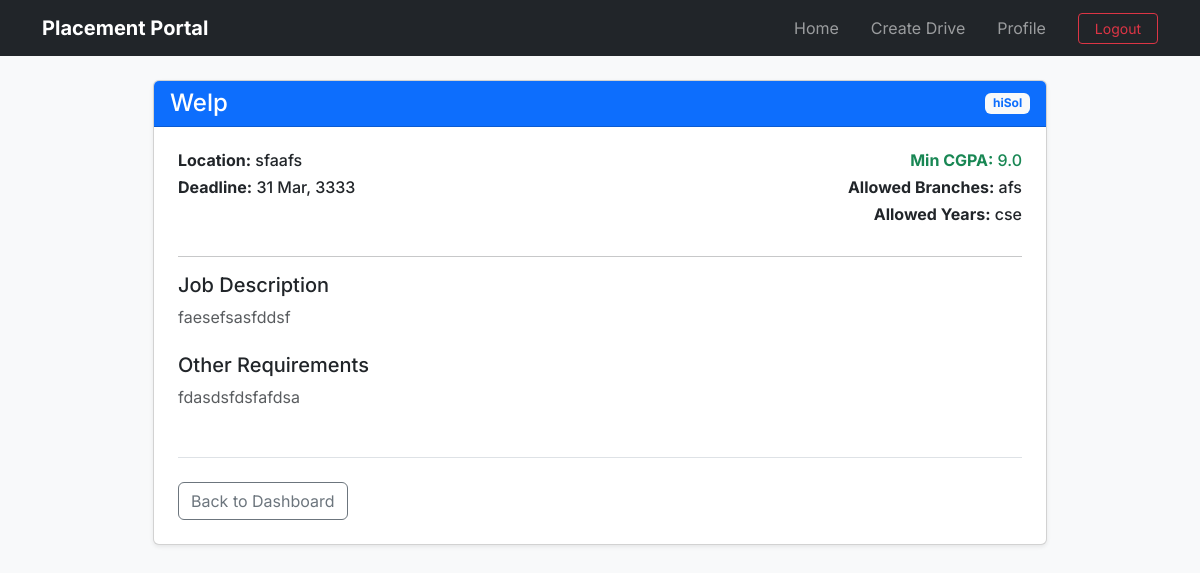
The app's page /drive/3/details (signed in), older data.
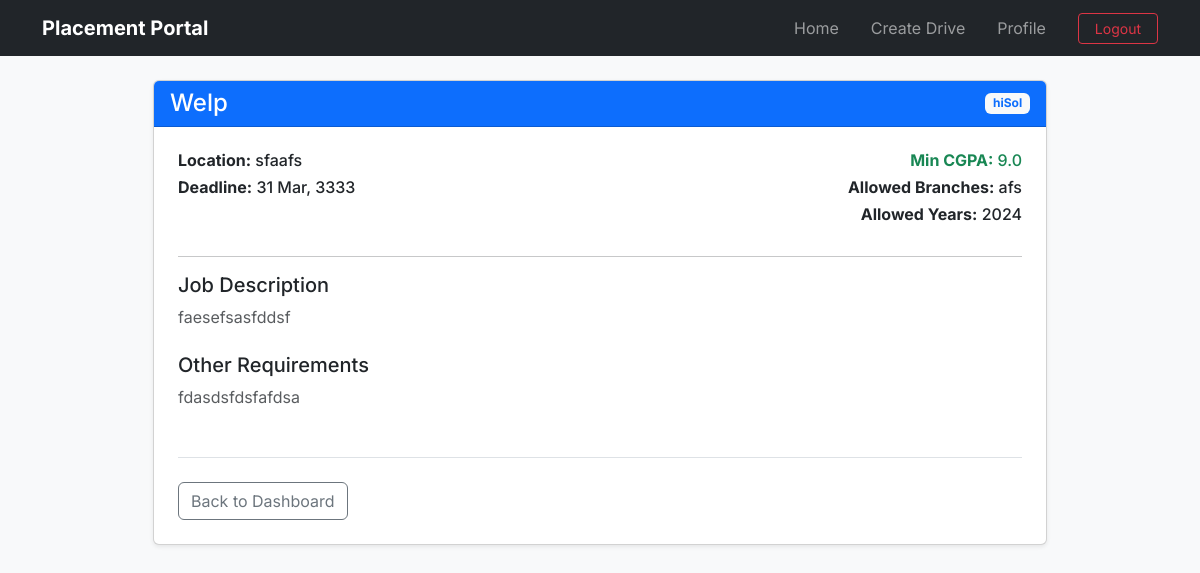
The same page, newer data.
### application/models.py (models this page shows)
class PlacementDrive(db.Model):
    __tablename__="placement_drives"
    id=db.Column(db.Integer(),primary_key=True)
    company_id=db.Column(db.Integer(),db.ForeignKey("companies.id"),nullable=False)
    job_title=db.Column(db.String(200),nullable=False)
    job_description=db.Column(db.Text(),nullable=False)
    job_location=db.Column(db.String(200),nullable=False)
    eligibility_CGPA=db.Column(db.Float(),nullable=False)
    eligibility_criteria_others=db.Column(db.Text(),nullable=True)
    deadline=db.Column(db.DateTime(),nullable=False)
    status=db.Column(db.String(30),default='Pending') #Pending, Approved, Denied or Closed. Will be done by Admin
    allowed_branches=db.Column(db.Text(),nullable=False)
    allowed_years=db.Column(db.Text(),nullable=False)
    created_at=db.Column(db.DateTime(),default=datetime.now)
    company=db.relationship("Company",back_populates="drives") #Child side
    applications=db.relationship("Application",back_populates="drive",cascade="all,delete-orphan") #Parent side

### application/controllers.py (the view)
@app.route('/drive/<int:drive_id>/details')
def view_drive(drive_id):
    if session.get('role') not in ['student','company','admin']:
        return redirect(url_for('login'))
    drive=PlacementDrive.query.get_or_404(drive_id)
    student=None
    already_applied=None
    if session.get('role')=='student':
        student=Student.query.filter_by(user_id=session['user_id']).first()
        if student:
            already_applied=Application.query.filter_by(student_id=student.id,drive_id=drive.id).first()
    return render_template('view_drive.html',drive=drive,student=student,already_applied=already_applied)

### templates/view_drive.html (shortened to what this page needs)
{% extends 'base.html' %}
{% block content %}
<div class="row justify-content-center">
    <div class="col-md-9">
        <div class="card shadow-sm">
            <div class="card-header bg-primary text-white d-flex justify-content-between align-items-center">
                <h4 class="mb-0">{{ drive.job_title }}</h4>
                <span class="badge bg-light text-primary">{{ drive.company.company_name }}</span>
            </div>
            <div class="card-body p-4">
                <div class="row mb-4">
                    <div class="col-md-6">
                        <h6><strong>Location:</strong> {{ drive.job_location }}</h6>
                        <h6><strong>Deadline:</strong> {{ drive.deadline.strftime('%d %b, %Y') }}</h6>
                    </div>
                    <div class="col-md-6 text-md-end">
                        <h6 class="text-success"><strong>Min CGPA:</strong> {{ drive.eligibility_CGPA }}</h6>
                        <h6><strong>Allowed Branches:</strong> {{ drive.allowed_branches if drive.allowed_branches else 'All Branches' }}</h6>
                        <h6><strong>Allowed Years:</strong> {{ drive.allowed_years if drive.allowed_years else 'Not Specific'}}</h6>
                    </div>
                </div>
                <hr>
                <h5>Job Description</h5>
                <p class="text-muted" style="white-space: pre-wrap;">{{ drive.job_description }}</p>
                <h5 class="mt-4">Other Requirements</h5>
                <p class="text-muted">{{ drive.eligibility_criteria_others or 'None specified.' }}</p>
                <div class="mt-5 border-top pt-4 d-flex justify-content-between align-items-center">
                    {% if session.get('role') == 'admin' %}
                        <a href="{{ url_for('admin_approvals') }}" class="btn btn-outline-secondary">Back to Approvals</a>
                    {% elif session.get('role') == 'student' %}
                        <a href="{{ url_for('student_dashboard') }}" class="btn btn-outline-secondary">Back to Dashboard</a>
                    {% else %}
                        <a href="{{ url_for('company_dashboard') }}" class="btn btn-outline-secondary">Back to Dashboard</a>
                    {% endif %}
                </div>
            </div>
        </div>
    </div>
</div>
{% endblock %}

Row changes from the older to the newer data that the page shows:
changed PlacementDrive "Welp": allowed_years "cse" → "2024"
